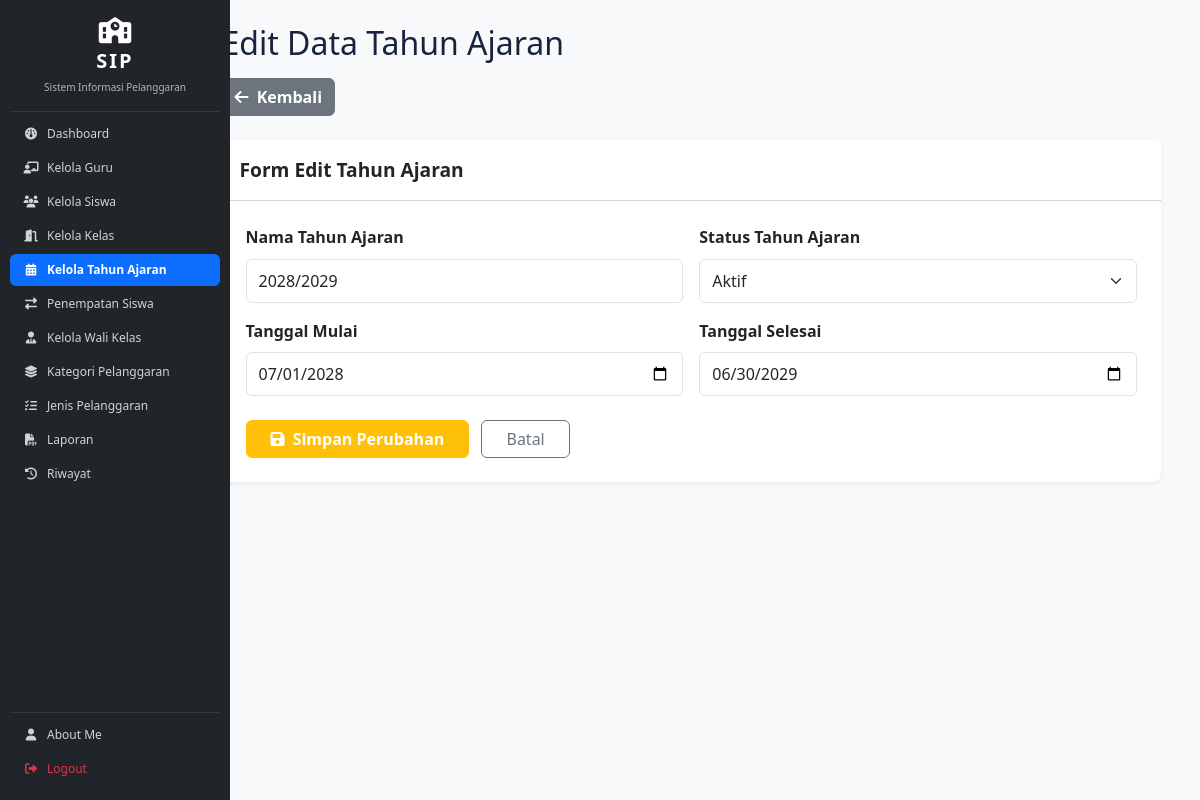
/edit_tahun_ajaran.php?id=110 (signed in), run on an earlier commit of the app's database.
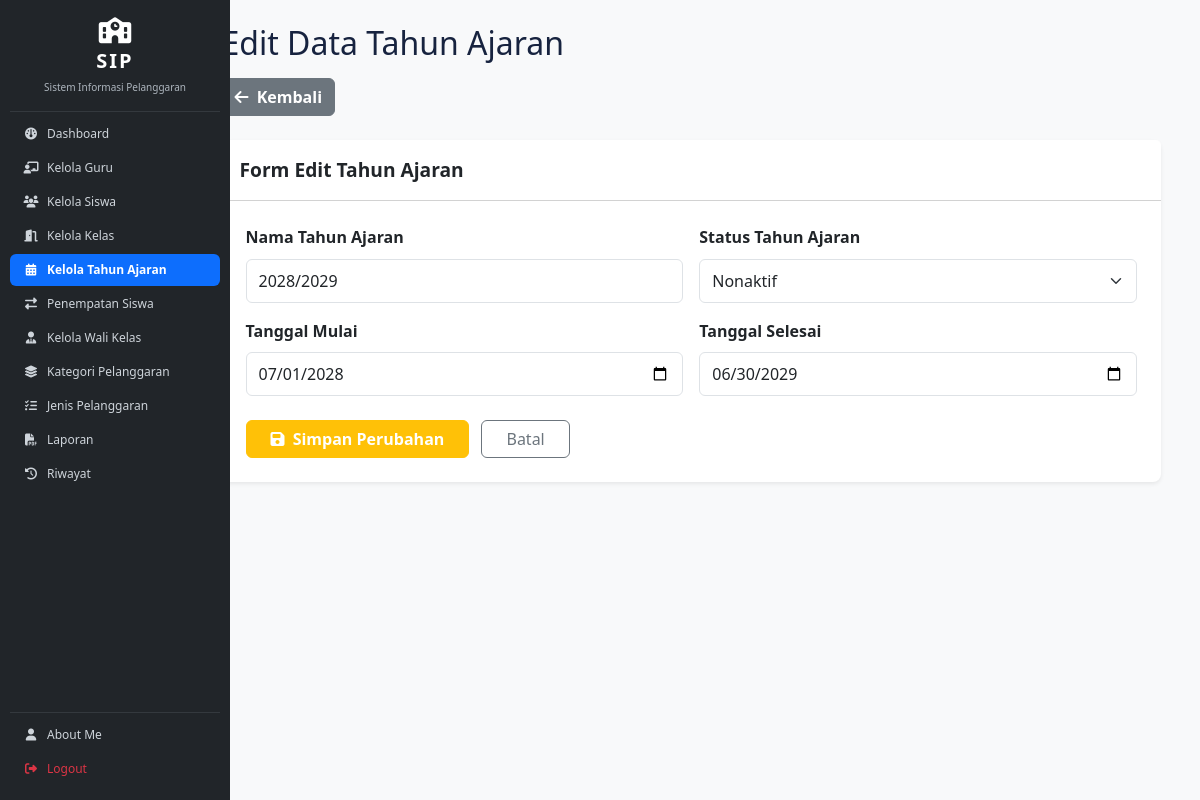
And on a later commit of the database.
### tables this page shows
CREATE TABLE `t_tahun_ajaran` (
  `id` int(11) NOT NULL,
  `nama` varchar(20) DEFAULT NULL,
  `tanggal_mulai` date NOT NULL,
  `tanggal_selesai` date NOT NULL,
  `status_aktif` tinyint(1) NOT NULL,
  `created_at` timestamp NOT NULL DEFAULT current_timestamp(),
  `updated_at` timestamp NOT NULL DEFAULT current_timestamp()
);

### edit_tahun_ajaran.php (the view, shortened to what this page needs)
<?php
include 'config/koneksi.php';
$id = filter_input(INPUT_GET, 'id', FILTER_VALIDATE_INT);
$stmt = mysqli_prepare(
    $koneksi,
    "SELECT * FROM t_tahun_ajaran WHERE id = ?"
);
mysqli_stmt_bind_param($stmt, "i", $id);
mysqli_stmt_execute($stmt);
$hasil = mysqli_stmt_get_result($stmt);
$data = mysqli_fetch_assoc($hasil);
?>
<!DOCTYPE html>
<html lang="id">
<head>
    <link href="https://cdn.jsdelivr.net/npm/bootstrap@5.3.3/dist/css/bootstrap.min.css" rel="stylesheet">
    <link rel="stylesheet" href="layout/style.css">
</head>
<body class="bg-light">
<div class="container-fluid">
    <div class="row">
        <?php include 'layout/sidebar.php'; ?>
        <main class="col-md-9 ms-sm-auto col-lg-10 p-4">
            <div class="mb-3">
                <h1 class="h2">Edit Data Tahun Ajaran</h1>
            </div>
            <div class="mb-4">
                <a href="kelola_tahun_ajaran.php" class="btn btn-secondary fw-semibold">
                    <i class="fas fa-arrow-left me-1"></i> Kembali
                </a>
            </div>
            <div class="card shadow-sm border-0 rounded-3 mb-5">
                <div class="card-header bg-white py-3">
                    <h5 class="card-title m-0 fw-bold">
                        Form Edit Tahun Ajaran
                    </h5>
                </div>
                <div class="card-body p-4">
                    <form action="proses_edit_tahun_ajaran.php" method="POST">
                        <div class="row g-3">
                            <div class="col-md-6">
                                <label class="form-label fw-semibold">
                                    Nama Tahun Ajaran
                                </label>
                                <input type="text"
                                       name="nama"
                                       class="form-control"
                                       value="<?= htmlspecialchars($data['nama']); ?>"
                                       maxlength="9"
                                       pattern="[0-9]{4}/[0-9]{4}"
                                       placeholder="Contoh: 2026/2027"
                                       required>
                            </div>
                            <div class="col-md-6">
                                <label class="form-label fw-semibold">
                                    Status Tahun Ajaran
                                </label>
                                <select name="status_aktif"
                                        class="form-select"
                                        required>
                                    <option value="1"
                                        <?= ((int)$data['status_aktif'] === 1) ? 'selected' : ''; ?>>
                                        Aktif
                                    </option>
                                    <option value="0"
                                        <?= ((int)$data['status_aktif'] === 0) ? 'selected' : ''; ?>>
                                        Nonaktif
                                    </option>
                                </select>
                            </div>
                            <div class="col-md-6">
                                <label class="form-label fw-semibold">
                                    Tanggal Mulai
                                </label>
                                <input type="date"
                                       name="tanggal_mulai"
                                       class="form-control"
                                       value="<?= htmlspecialchars($data['tanggal_mulai']); ?>"
                                       required>
                            </div>
                            <div class="col-md-6">
                                <label class="form-label fw-semibold">
                                    Tanggal Selesai
                                </label>
                                <input type="date"
                                       name="tanggal_selesai"
                                       class="form-control"
                                       value="<?= htmlspecialchars($data['tanggal_selesai']); ?>"
                                       required>
                            </div>
                            <div class="col-12 mt-4">
                                <button type="submit"
                                        class="btn btn-warning px-4 fw-semibold text-white">
                                    <i class="fas fa-save me-1"></i>
                                    Simpan Perubahan
                                </button>
                                <a href="kelola_tahun_ajaran.php"
                                   class="btn btn-outline-secondary px-4 ms-2">
                                    Batal
                                </a>
                            </div>
                        </div>
                    </form>
                </div>
            </div>
        </main>
    </div>
</div>
</body>
</html>

What changed in the data, as far as the page shows it:
changed t_tahun_ajaran: status_aktif "Aktif" → "Nonaktif"
